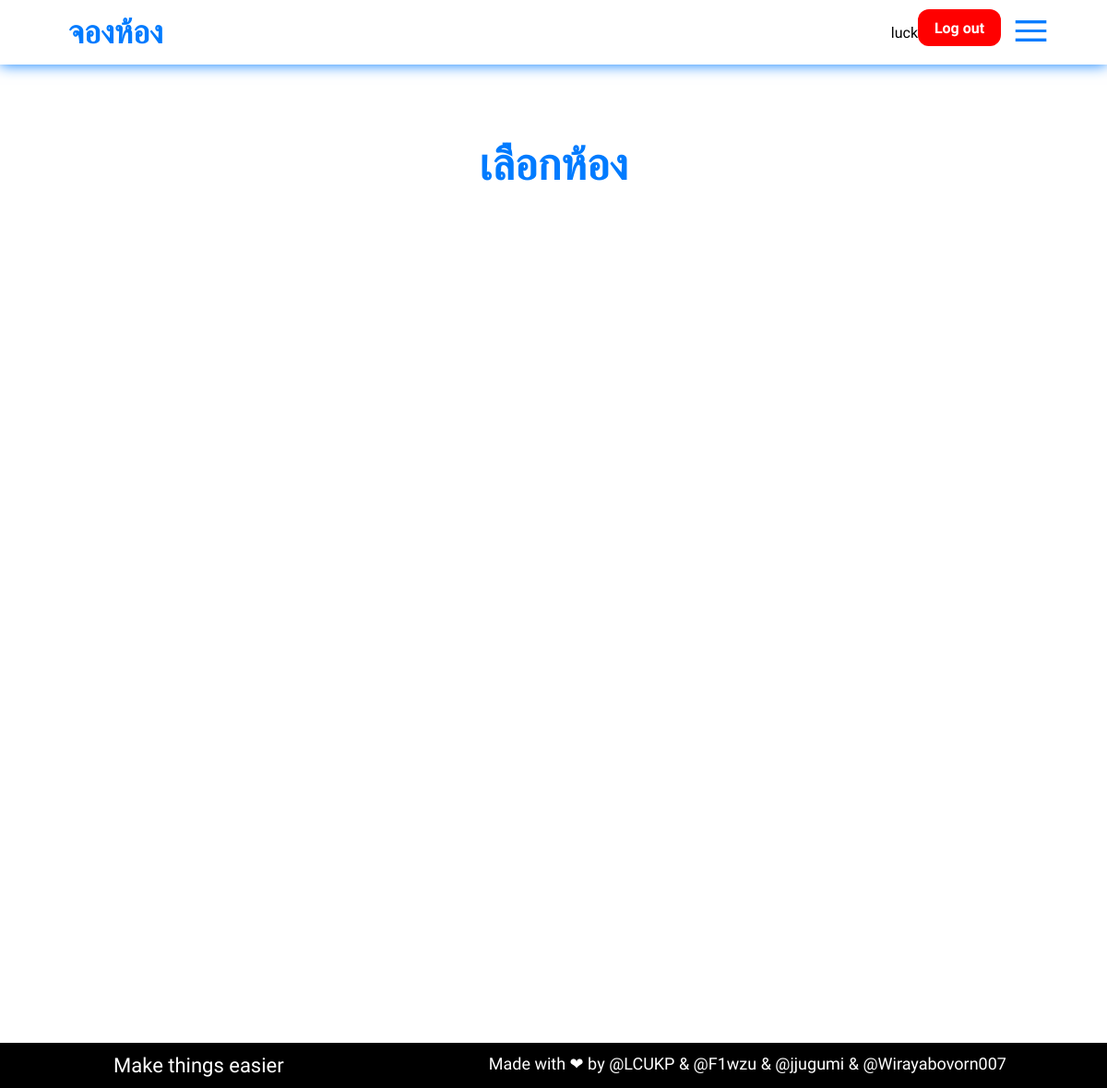
The page /selectroom?catid=3 (signed in) on the database as committed earlier.
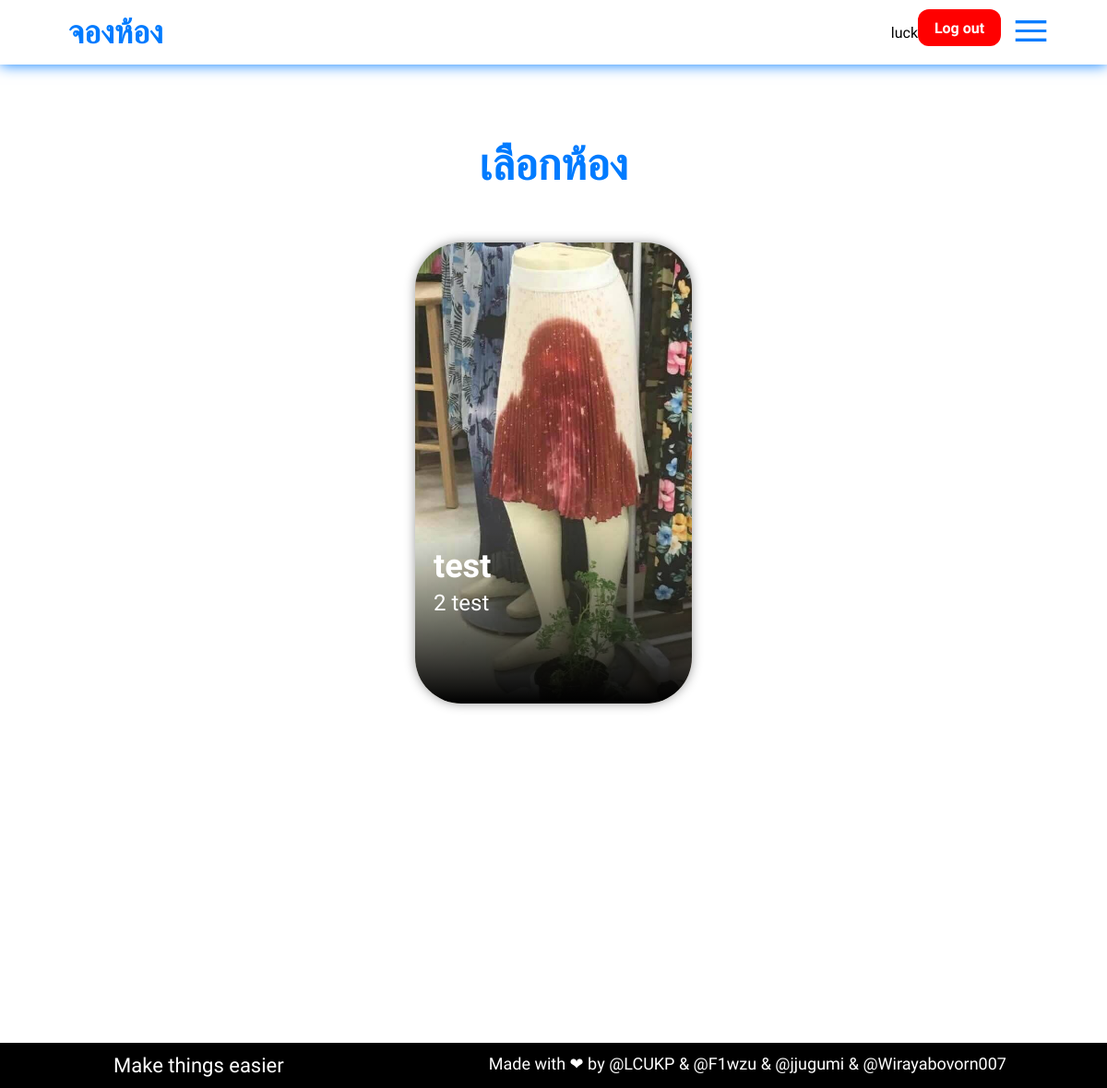
The same page on the database as committed later.
### app_admin/models.py (models this page shows, shortened)
class room(models.Model) :
    roomname = models.CharField(max_length=200)
    timelenght = models.IntegerField()
    approval = models.BooleanField(default=False)
    description = models.TextField()
    address = models.CharField(max_length=200)
    img = models.ImageField(upload_to ='app_admin/static/img/rooms/')
    category = models.ForeignKey(category,on_delete=models.CASCADE)
    admin = models.ForeignKey(admin_acc,on_delete=models.CASCADE)

class category(models.Model) :
    catname = models.CharField(max_length=200)
    permission = models.CharField(max_length=255)
    address = models.CharField(max_length=255, default="Invalid")
    time = models.CharField(max_length=100, default="08:00-20:00")
    note = models.CharField(max_length=255, default="Invalid")
    img = models.ImageField(upload_to ='app_admin/static/img/cat/')
    admin = models.ForeignKey(admin_acc,on_delete=models.CASCADE)
    def __str__(self) :
        return  str(self.id)+ " " + self.catname

### app_user/views.py (the view)
# urls.py: path('selectroom',views.selectroom)
def selectroom(request):
    catid = request.GET.get("catid")
    all_room = room.objects.filter(id = catid)
    return render(request,"forms/selectroom.html",{"all_room":all_room})

### app_user/templates/forms/selectroom.html (shortened to what this page needs)
{% extends "base.html" %}
{% block link%}
<link rel="stylesheet" href="../static/css/selectroom.css">
{% endblock %}
{% block content %}
<div class="container">
    <h1 class="room-head">เลือกห้อง</h1>
    <div class="room-container">
        {% for room in all_room %}
        <a href="calendar?catid={{room.category.id}}&roomid={{room.id}}">
        <div class="card" id="first-room" style="background-image: url('../..{{room.img.url}}');">
            <div class="card-overlay">
                <p class="card-title">{{ room.roomname }}</p>
                <p class="card-sub">{{ room.category }}</p>
            </div>
        </div>
        </a>
        {% endfor %}
    </div>
</div>
{% endblock %}

Rows that differ between the two databases and show on the page:
added room: img (picture), roomname "test", category "2 test"
